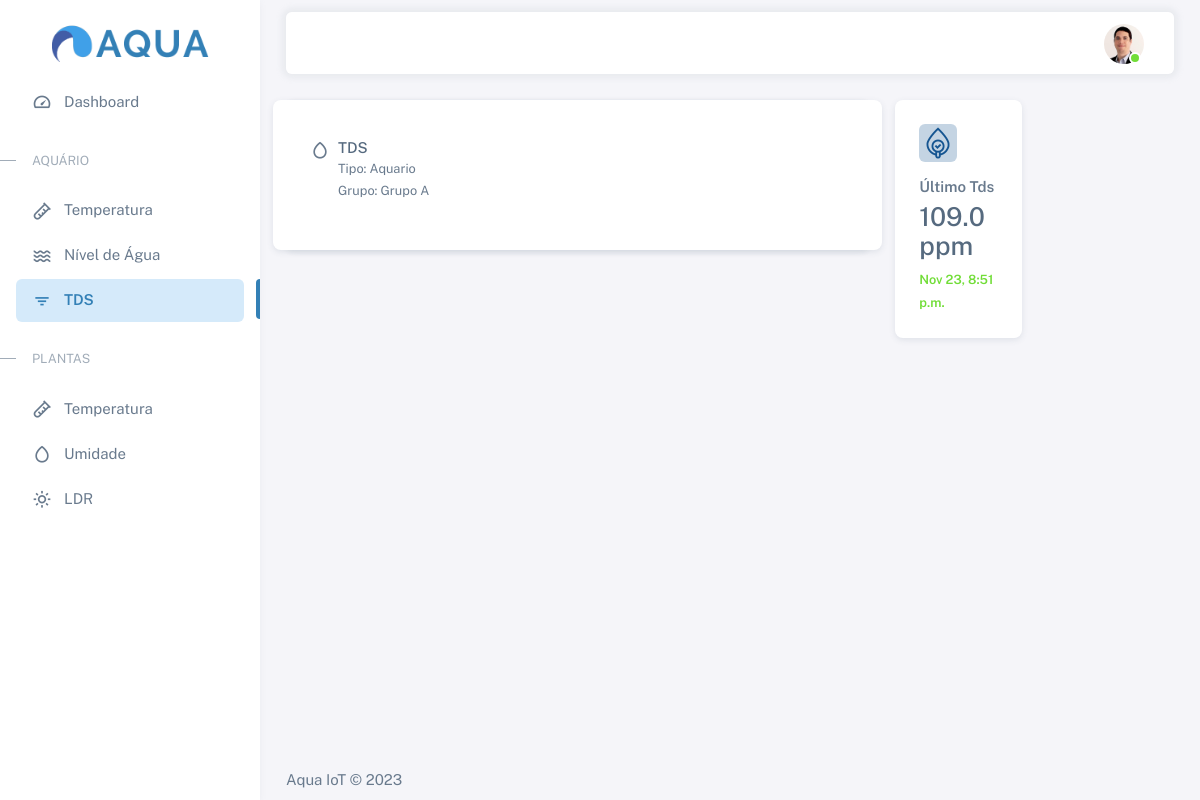
Screenshot of /tds/ with the database file from the repository.
### sensores/models.py (models this page shows, shortened)
class Sensor(models.Model):
  nome = models.CharField(max_length=50)
  tipo = models.CharField(max_length=50)
  grupo = models.CharField(max_length=50)
  data_criacao = models.DateTimeField(auto_now_add=True)
  class Meta:
    abstract = True

class Tds(Sensor):
  tds = models.FloatField(max_length=200, default='00')
  media_tds = models.FloatField(max_length=200, default='30')
  unidade_medida = models.CharField(max_length=50, default='Ppm')

### sensores/views.py (the view)
# urls.py: path('tds/', views.tds, name='tds'),
def tds(request):
  tds = Tds.objects.all()
  tdss = {'tdss': tds}
  return render(request, "tds.html", tdss)

### templates/tds.html (shortened to what this page needs)
{% load static %} {% include "head.html" %}
<body>
  {% block content %}
  <div class="layout-wrapper layout-content-navbar">
    <div class="layout-container">
      {% include "menu.html" %}
      <div class="layout-page">
        {% include "navbar.html" %}
        <div class="content-wrapper">
          <div class="container-xxl flex-grow-1 container-p-y">
            <div class="row">
              <div class="col-lg-8 mb-4 order-0">
                <div class="card">
                  <div class="d-flex align-items-end row">
                    <div class="card h-100">
                      <div class="card-body px-0">
                        <div class="tab-content p-0">
                          <div
                            class="tab-pane fade show active"
                            id="navs-tabs-line-card-income"
                            role="tabpanel"
                          >
                            <div class="d-flex p-4 pt-3">
                              <i class="menu-icon tf-icons bx bx-droplet"></i>
                              <div>
                                {% for tds in tdss %}
                                {% if forloop.last %}
                                <h6 class="mb-0 me-1">{{ tds.nome }}</h6>
                                  <small class="mb-0 me-1">Tipo: {{ tds.tipo }}</small>
                                  <br>
                                  <small class="mb-0 me-1">Grupo: {{ tds.grupo }}</small>
                                {% endif %}
                                {% endfor %}
                              </div>
                            </div>
                          </div>
                        </div>
                      </div>
                    </div>
                  </div>
                </div>
              </div>
              <div class="col-lg-4 col-md-4 order-1">
                <div class="row">
                  <div class="col-lg-6 col-md-12 col-6 mb-4">
                    <div class="card">
                      <div class="card-body">
                        <div
                          class="card-title d-flex align-items-start justify-content-between"
                        >
                          <div class="avatar flex-shrink-0">
                            <img
                              src="{% static 'assets/img/icons/unicons/tds.png' %}"
                              alt="chart success"
                              class="rounded"
                            />
                          </div>
                        </div>
                        <span class="fw-semibold d-block mb-1">Último Tds</span>
                        {% for tds in tdss %}
                        {% if forloop.last %}
                        <h3 class="card-title mb-2">{{ tds.tds }} ppm</h3>
                        <small class="text-success fw-semibold"> {{ tds.data_criacao|date:"M d, P" }}</small>
                        {% endif %}
                        {% endfor %}
                      </div>
                    </div>
                  </div>
                </div>
              </div>
            </div>
          </div>
        </div>
        {% endblock %}
        {% include "footer.html" %}
</body>

### rows the page displays
Tds: nome "TDS", tipo "Aquario", grupo "Grupo A", tds "109.0", data_criacao "Nov 23, 8:51 p.m."
